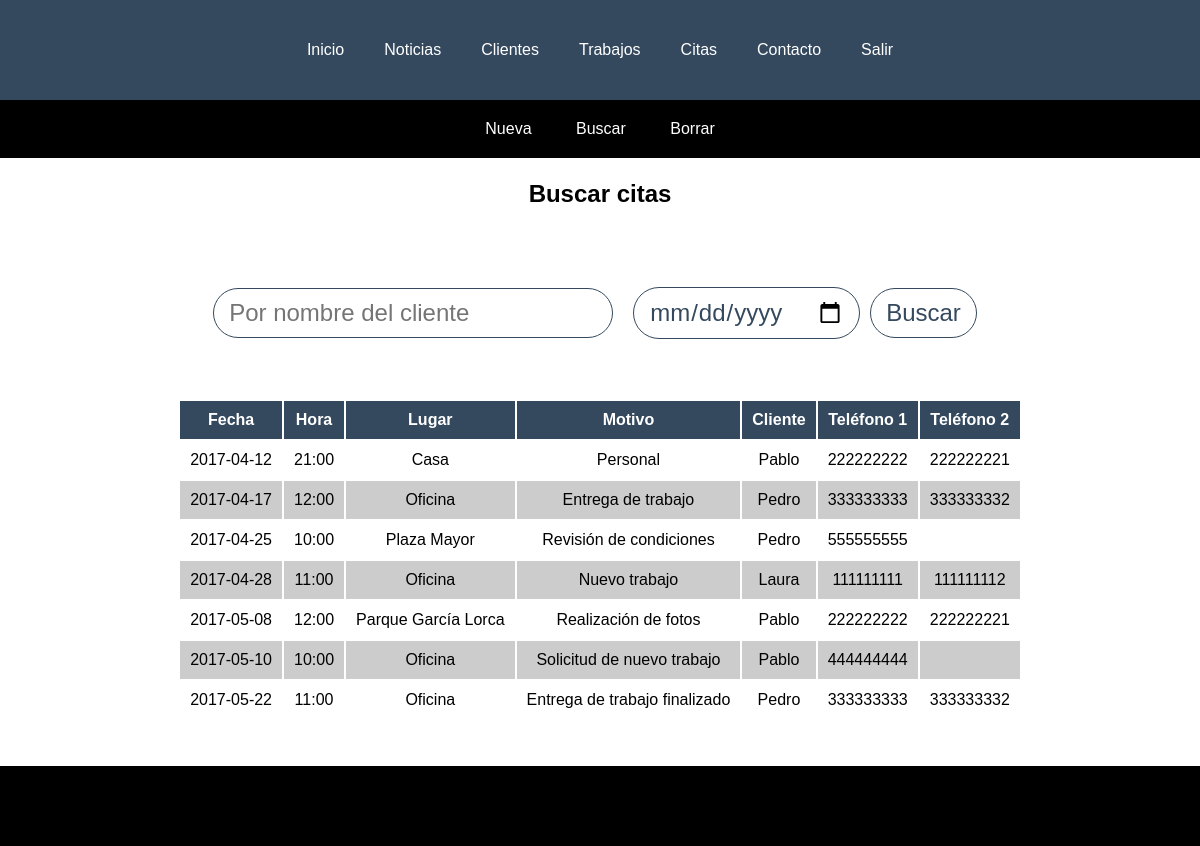
/php/citasBuscar.php (signed in), run on the app's committed database.
### tables this page shows
CREATE TABLE `citas` (
  `fecha` date NOT NULL,
  `hora` varchar(10) NOT NULL,
  `lugar` varchar(150) NOT NULL,
  `motivo` varchar(500) NOT NULL,
  `id_cliente` int(11) NOT NULL
);

CREATE TABLE `clientes` (
  `id` int(11) NOT NULL,
  `nombre` varchar(30) NOT NULL,
  `apellidos` varchar(40) NOT NULL,
  `direccion` varchar(50) NOT NULL,
  `telefono1` varchar(20) NOT NULL,
  `telefono2` varchar(20) DEFAULT NULL
);

### php/citasBuscar.php (the view, shortened to what this page needs)
<!DOCTYPE html>
<html lang="es">
<head>
  <link rel="stylesheet" href="../css/style.css">
</head>
<body>
  <div id="submenuClientes">
    <ul>
      <li><a href="./citasNueva.php">Nueva</a></li>
      <li><a href="./citasBuscar.php">Buscar</a></li>
      <li><a href="./citasBorrar.php">Borrar</a></li>
    </ul>
  </div>
  <?php
    include "./funciones.php";
    $conexion = conecta_bd();
    echo "<section id='buscarTrabajos'>";
    echo "<h1>Buscar citas</h1>";
    echo "<form action='#' method='post'>";
      echo "<input class='buscador' type='text' name='busqueda' placeholder='Por nombre del cliente'>";
      echo "<input class='buscador' type='date' name='fecha' placeholder='Buscar por fecha...'>";
      echo "<input class='buscador' type='submit' name='buscar' value='Buscar'>";
    echo "</form>";
    echo "<div id='contenedorBuscarTrabajos'>";
    if(isset($_POST["buscar"])){
      $busqueda = $_POST["busqueda"];
      $fecha = $_POST["fecha"];
      if(!$fecha && $busqueda){
        $consulta = "select * from citas, clientes WHERE citas.id_cliente=clientes.id
                      AND (nombre LIKE '%$busqueda%') order by nombre, fecha";
      }elseif ($fecha && !$busqueda) {
        $consulta = "select * from citas, clientes WHERE citas.id_cliente=clientes.id
                      AND (fecha like '%$fecha%') order by nombre, fecha";
      }else{
        $consulta = "select * from citas, clientes WHERE citas.id_cliente=clientes.id
                      AND (nombre LIKE '%$busqueda%' OR fecha like '%$fecha%')
                      order by nombre, fecha";
      }
      $resultado = mysqli_query($conexion, $consulta);
      $numeroFilas = mysqli_num_rows($resultado);
      echo "<table>";
      echo "<thead><th>Fecha</th><th>Hora</th><th>Lugar</th><th>Motivo</th><th>Cliente</th><th>Teléfono 1</th><th>Teléfono 2</th></thead>";
      echo "<tbody>";
      if($numeroFilas > 0){
        for ($i=0; $i < $numeroFilas; $i++) {
          $fila = mysqli_fetch_array($resultado, MYSQLI_ASSOC);
          echo "<tr>";
            echo "<td>$fila[fecha]</td>";
            echo "<td>$fila[hora]</td>";
            echo "<td>$fila[lugar]</td>";
            echo "<td>$fila[motivo]</td>";
            echo "<td>$fila[nombre]</td>";
            echo "<td>$fila[telefono1]</td>";
            echo "<td>$fila[telefono2]</td>";
          echo "</tr>";
        }
        echo "</tbody>";
        echo "</table>";
      }else{
          echo "No hay resultados de citas para la búsqueda";
      }
      echo "</div>";
      echo "</section>";
    }else{
      $consulta = "select * from citas, clientes WHERE citas.id_cliente=clientes.id";
      $resultado = mysqli_query($conexion, $consulta);
      $numeroFilas = mysqli_num_rows($resultado);
      echo "<table>";
      echo "<thead><th>Fecha</th><th>Hora</th><th>Lugar</th><th>Motivo</th><th>Cliente</th><th>Teléfono 1</th><th>Teléfono 2</th></thead>";
      echo "<tbody>";
      if($numeroFilas > 0){
        for ($i=0; $i < $numeroFilas; $i++) {
          $fila = mysqli_fetch_array($resultado, MYSQLI_ASSOC);
          echo "<tr>";
            echo "<td>$fila[fecha]</td>";
            echo "<td>$fila[hora]</td>";
            echo "<td>$fila[lugar]</td>";
            echo "<td>$fila[motivo]</td>";
            echo "<td>$fila[nombre]</td>";
            echo "<td>$fila[telefono1]</td>";
            echo "<td>$fila[telefono2]</td>";
          echo "</tr>";
        }
        echo "</tbody>";
        echo "</table>";
      echo "</div>";
      echo "</section>";
    }
  }
   ?>
</body>
</html>

### css/style.css (style rules this page uses)
* { text-decoration: none; list-style: none; margin: 0; padding: 0; box-sizing: border-box; font-family: sans-serif; }
html { position: relative; min-height: 100%; }
body { margin: 0 0 65px; }
table thead th { color: white; background: #34495e; padding: 10px; height: 20px; }
table td { padding: 10px; }
table tr { height: 20px; }
table tr:nth-child(even) { background: #ccc; }
section#todasNoticias, section#todosClientes, section#trabajos, section#nuevaNoticia, section#borrarNoticias, section#buscarNoticias, section#buscarTrabajos, section#nuevoTrabajo, section#borrarTrabajos, section#nuevoCliente, section#buscarClientes { width: 100%; min-height: 90vh; display: flex; justify-content: center; align-items: center; text-align: center; flex-direction: column; }
h1 { text-align: center; margin-top: 15%; }
form { text-align: center; }
div#submenuNoticias, div#submenuClientes, div#submenuTrabajos { top: 0; display:flex; justify-content: center; align-items: center; position: fixed; width: 100%; background: black; }
div#submenuNoticias ul, div#submenuClientes ul, div#submenuTrabajos ul { margin-top: 100px; padding: 20px; }
div#submenuNoticias ul li, div#submenuClientes ul li, div#submenuTrabajos ul li { display: inline-block; }
div#submenuNoticias ul li a, div#submenuClientes ul li a, div#submenuTrabajos ul li a { color: white; margin: 0 20px; text-decoration: none; }
div#contenedorTodasNoticias, div#contenedorTodosClientes, div#contenedorTrabajos, div#contenedorNuevaNoticia, div#contenedorBorrarNoticias, div#contenedorBuscarNoticias, div#contenedorBuscarTrabajos, div#contenedorNuevoTrabajo, div#contenedorBorrarTrabajos, div#contenedorNuevoCliente, div#contenedorBuscarClientes { width: 100%; display: flex; justify-content: space-around; flex-wrap: wrap; align-items: center; text-align: center; margin: 5% 0; }
section#todasNoticias input, section#buscarNoticias input, section#buscarTrabajos input, section#buscarClientes input { background-color: transparent; color: #34495e; border: 1px solid #34495e; padding: 10px 15px; border-radius: 50px; outline: none; }
section#buscarTrabajos input:first-child { background-color: transparent; width: 400px; color: #34495e; border: 1px solid #34495e; padding: 10px 15px; border-radius: 50px; outline: none; }
section#buscarNoticias input.buscador, section#buscarTrabajos input.buscador, section#buscarClientes input.buscador { margin-top: 80px; font-size: 1.5rem; }
section#buscarNoticias input, section#buscarTrabajos input, section#buscarClientes input { margin-top: 5%; margin-right: 10px; }
section#buscarNoticias input:nth-child(2), section#buscarTrabajos input:nth-child(2) { margin-top: 5%; margin-left: 10px; }

### data on the page
citas: fecha "2017-04-12", hora "21:00", lugar "Casa", motivo "Personal", id_cliente.nombre "Pablo", id_cliente.telefono1 "222222222", id_cliente.telefono2 "222222221"
citas: fecha "2017-04-17", hora "12:00", lugar "Oficina", motivo "Entrega de trabajo", id_cliente.nombre "Pedro", id_cliente.telefono1 "333333333", id_cliente.telefono2 "333333332"
citas: fecha "2017-04-25", hora "10:00", lugar "Plaza Mayor", motivo "Revisión de condiciones", id_cliente.nombre "Pedro", id_cliente.telefono1 "555555555"
citas: fecha "2017-04-28", hora "11:00", lugar "Oficina", motivo "Nuevo trabajo", id_cliente.nombre "Laura", id_cliente.telefono1 "111111111", id_cliente.telefono2 "111111112"
citas: fecha "2017-05-08", hora "12:00", lugar "Parque García Lorca", motivo "Realización de fotos", id_cliente.nombre "Pablo", id_cliente.telefono1 "222222222", id_cliente.telefono2 "222222221"
citas: fecha "2017-05-10", hora "10:00", lugar "Oficina", motivo "Solicitud de nuevo trabajo", id_cliente.nombre "Pablo", id_cliente.telefono1 "444444444"
citas: fecha "2017-05-22", hora "11:00", lugar "Oficina", motivo "Entrega de trabajo finalizado", id_cliente.nombre "Pedro", id_cliente.telefono1 "333333333", id_cliente.telefono2 "333333332"
